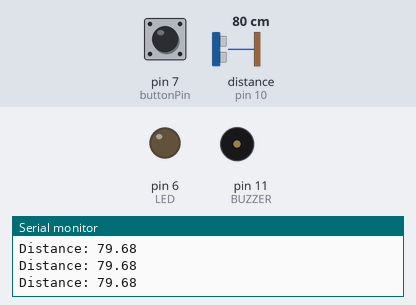
A sketch run on a simulated Arduino Uno, built with avr-gcc and run on an emulated ATmega328P. On the bench: output pins drawn as LEDs (lit = HIGH), buzzer (waves = sounding), the last lines printed to the serial monitor. Wiring (inferred from the names in the program): ultrasonic range finder: trigger pin 9; echo pin 10. The inputs (shaded band) are chosen by the test bench; at power-on: distance to the obstacle (sensor on pin 10) 80 cm, pin 7 (buttonPin) LOW. The echo pulse lasts 58.3 µs per cm; pins used as bus, display or sensor lines are not drawn.

Above: at 1.2 s.
1.3 s: distance to the obstacle (sensor on pin 10) set to 23 cm
2.8 s: distance to the obstacle (sensor on pin 10) set to 19 cm
At 3.3 s:
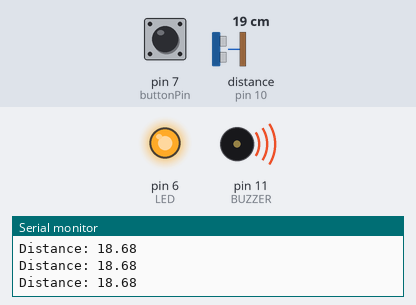
4.4 s: distance to the obstacle (sensor on pin 10) set to 35 cm
At 5.7 s:
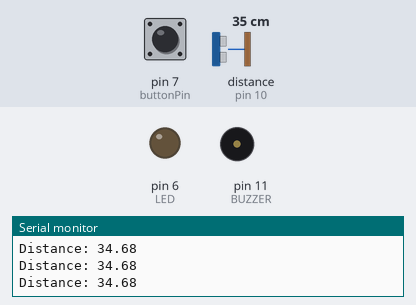
6.0 s: distance to the obstacle (sensor on pin 10) set to 2 cm
At 7.5 s:
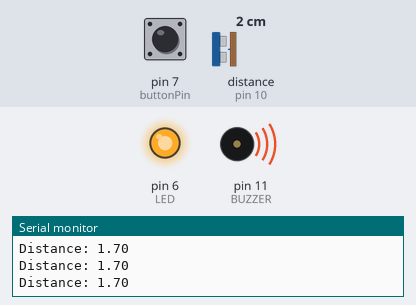
Timing chart, 0 to 8.6 s (numbered marks = the images above; inputs shaded):
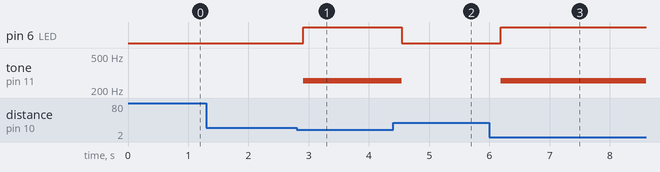

Measured:
- the behaviour switches between 21 and 20 cm on distance to the obstacle (sensor on pin 10) (found by bisection; images 0 and 1)
- after the input at 2.8 s, pin 6 (LED): LOW → HIGH after 0.11 s; tone on pin 11 (BUZZER): silent → 255 Hz after 0.11 s
- after the input at 4.4 s, pin 6 (LED): HIGH → LOW after 0.14 s; tone on pin 11 (BUZZER): 255 Hz → silent after 0.14 s
- after the input at 6.0 s, pin 6 (LED): LOW → HIGH after 0.19 s; tone on pin 11 (BUZZER): silent → 255 Hz after 0.19 s

The sketch:

StateChangeDetection_ultrasonic.ino
```cpp
const int buttonPin = 7;
const int trigPin = 9;
const int echoPin = 10;
const int LED = 6;
const int BUZZER = 11;

int buttonPushCounter = 0;
int buttonState = 0;
int lastButtonState = 0;

float duration, distance;


void setup() {
  pinMode(buttonPin, INPUT);
  pinMode(trigPin, OUTPUT);
	pinMode(echoPin, INPUT);
  pinMode(LED, OUTPUT);
  pinMode(BUZZER, OUTPUT);
  Serial.begin(9600);
}

void loop() {
  buttonState = digitalRead(buttonPin);

  if (buttonState != lastButtonState) {
    if (buttonState == HIGH) {
      buttonPushCounter++;
    } else {
    }
    delay(50);
  }

  lastButtonState = buttonState;

  if (buttonPushCounter % 4 == 0) {
    digitalWrite(trigPin, LOW);
    delayMicroseconds(2);
    digitalWrite(trigPin, HIGH);
    delayMicroseconds(10);
    digitalWrite(trigPin, LOW);

    duration = pulseIn(echoPin, HIGH);
    distance = (duration*.0343)/2;
    Serial.print("Distance: ");
    Serial.println(distance);
    delay(100);

      if (distance < 20) {
          digitalWrite(LED, HIGH);
          tone(BUZZER, 255);
        }
      else {
          digitalWrite(LED, LOW);
          noTone(BUZZER);
        }

  } else {

  }
}
```
